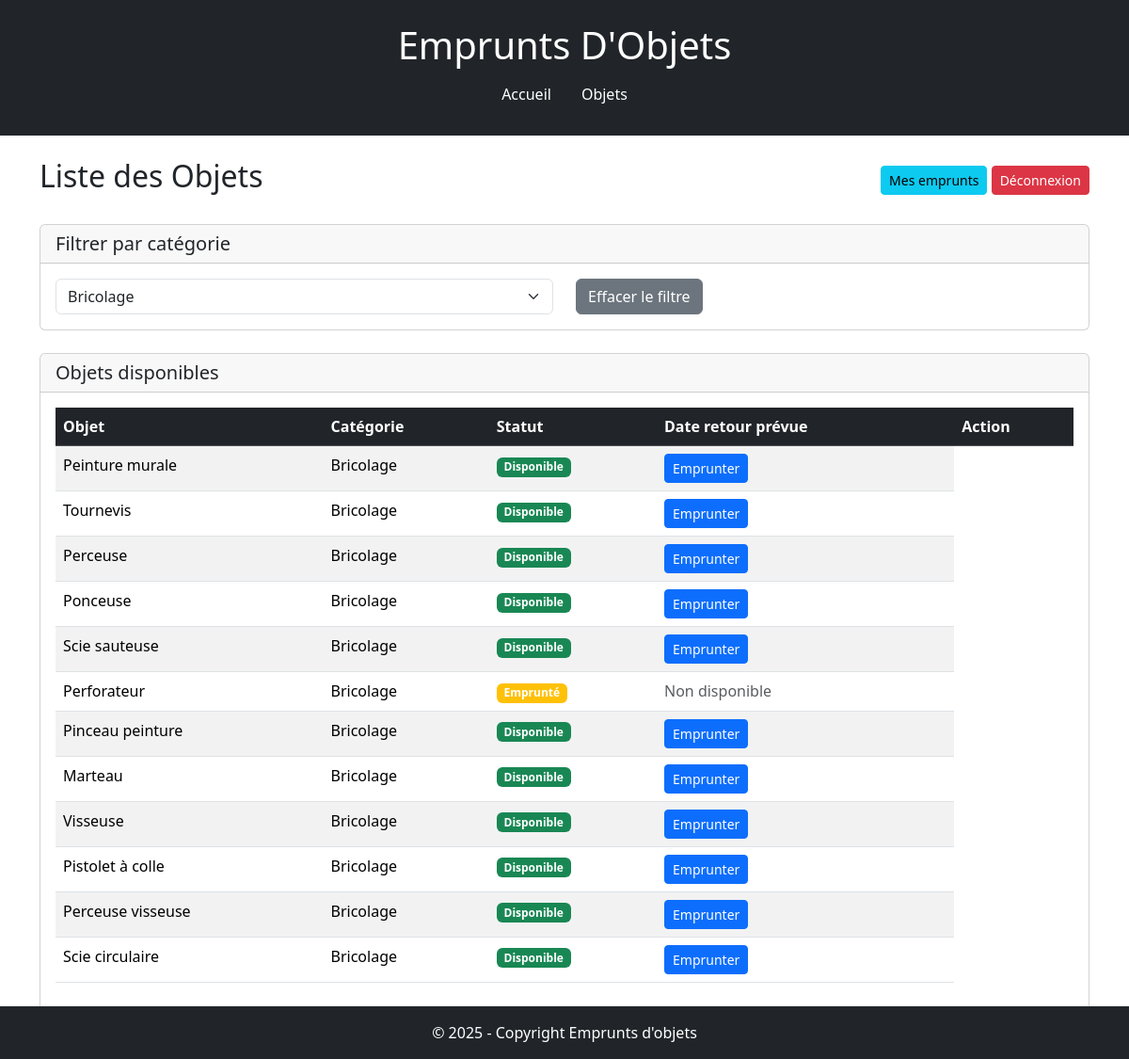
Page /pages/objets.php?cat=2 on the committed database.
### tables this page shows
CREATE TABLE objet (
    id_objet INT AUTO_INCREMENT PRIMARY KEY,
    nom_objet VARCHAR(100),
    id_categorie INT,
    id_membre INT,
    FOREIGN KEY (id_categorie) REFERENCES categorie_objet(id_categorie),
    FOREIGN KEY (id_membre) REFERENCES membre(id_membre)
);

CREATE TABLE categorie_objet (
    id_categorie INT AUTO_INCREMENT PRIMARY KEY,
    nom_categorie VARCHAR(50)
);

### pages/objets.php (the view, shortened to what this page needs)
<?php
require('../inc/functions.php');
$categories = getCategories();
$categorie = isset($_GET['cat']) ? intval($_GET['cat']) : null;
$objets = getObjets($categorie);
?>
<div class="d-flex justify-content-between align-items-center mb-4">
    <h2>Liste des Objets</h2>
    <div>
        <a href="mes_emprunts.php" class="btn btn-info btn-sm">Mes emprunts</a>
        <a href="../logout.php" class="btn btn-danger btn-sm">Déconnexion</a>
    </div>
</div>
<div class="card mb-4">
    <div class="card-header">
        <h5 class="mb-0">Filtrer par catégorie</h5>
    </div>
    <div class="card-body">
        <form method="get">
            <div class="row">
                <div class="col-md-6">
                    <select name="cat" class="form-select" onchange="this.form.submit()">
                        <?php
                        $categories->data_seek(0);
                        while ($row = $categories->fetch_assoc()) {
                        ?>
                            <option value="<?= $row['id_categorie'] ?>"
                                <?= $categorie == $row['id_categorie'] ? 'selected' : '' ?>>
                                <?= sanitizeInput($row['nom_categorie']) ?>
                            </option>
                        <?php } ?>
                    </select>
                </div>
                <div class="col-md-6">
                    <?php if ($categorie): ?>
                        <a href="objets.php" class="btn btn-secondary">Effacer le filtre</a>
                    <?php endif; ?>
                </div>
            </div>
        </form>
    </div>
</div>
<div class="card">
    <div class="card-header">
        <h5 class="mb-0">Objets disponibles</h5>
    </div>
    <div class="card-body">
        <?php if ($objets->num_rows == 0): ?>
            <div class="alert alert-info">
                Aucun objet trouvé dans cette catégorie.
            </div>
        <?php else: ?>
            <div class="table-responsive">
                <table class="table table-striped table-hover">
                    <thead class="table-dark">
                        <tr>
                            <th>Objet</th>
                            <th>Catégorie</th>
                            <th>Statut</th>
                            <th>Date retour prévue</th>
                            <th>Action</th>
                        </tr>
                    </thead>
                    <tbody>
                        <?php while ($obj = $objets->fetch_assoc()) { ?>
                            <tr>
                                <td><?= sanitizeInput($obj['nom_objet']) ?></td>
                                <td><?= sanitizeInput($obj['nom_categorie']) ?></td>
                                <td>
                                    <?php if ($obj['statut_emprunt'] === 'Emprunt en cours'): ?>
                                        <span class="badge bg-warning">Emprunté</span>
                                    <?php else: ?>
                                        <span class="badge bg-success">Disponible</span>
                                    <?php endif; ?>
                                </td>
                                <td>
                                    <?php if ($obj['statut_emprunt'] !== 'Emprunt en cours'): ?>
                                        <form method="post" style="display:inline;">
                                            <button type="submit" name="emprunter" class="btn btn-primary btn-sm"
                                                onclick="return confirm('Voulez-vous emprunter cet objet ?')">
                                                Emprunter
                                            </button>
                                        </form>
                                    <?php else: ?>
                                        <span class="text-muted">Non disponible</span>
                                    <?php endif; ?>
                                </td>
                            </tr>
                        <?php } ?>
                    </tbody>
                </table>
            </div>
        <?php endif; ?>
    </div>
</div>

### rows in the picture
objet: nom_objet "Peinture murale", id_categorie.nom_categorie "Bricolage", shows "Disponible"
objet: nom_objet "Tournevis", id_categorie.nom_categorie "Bricolage", shows "Disponible"
objet: nom_objet "Perceuse", id_categorie.nom_categorie "Bricolage", shows "Disponible"
objet: nom_objet "Ponceuse", id_categorie.nom_categorie "Bricolage", shows "Disponible"
objet: nom_objet "Scie sauteuse", id_categorie.nom_categorie "Bricolage", shows "Disponible"
objet: nom_objet "Perforateur", id_categorie.nom_categorie "Bricolage", shows "Emprunté", shows "Non disponible"
objet: nom_objet "Pinceau peinture", id_categorie.nom_categorie "Bricolage", shows "Disponible"
objet: nom_objet "Marteau", id_categorie.nom_categorie "Bricolage", shows "Disponible"
objet: nom_objet "Visseuse", id_categorie.nom_categorie "Bricolage", shows "Disponible"
objet: nom_objet "Pistolet à colle", id_categorie.nom_categorie "Bricolage", shows "Disponible"
objet: nom_objet "Perceuse visseuse", id_categorie.nom_categorie "Bricolage", shows "Disponible"
objet: nom_objet "Scie circulaire", id_categorie.nom_categorie "Bricolage", shows "Disponible"

### other values in the picture
form field cat "Bricolage"
